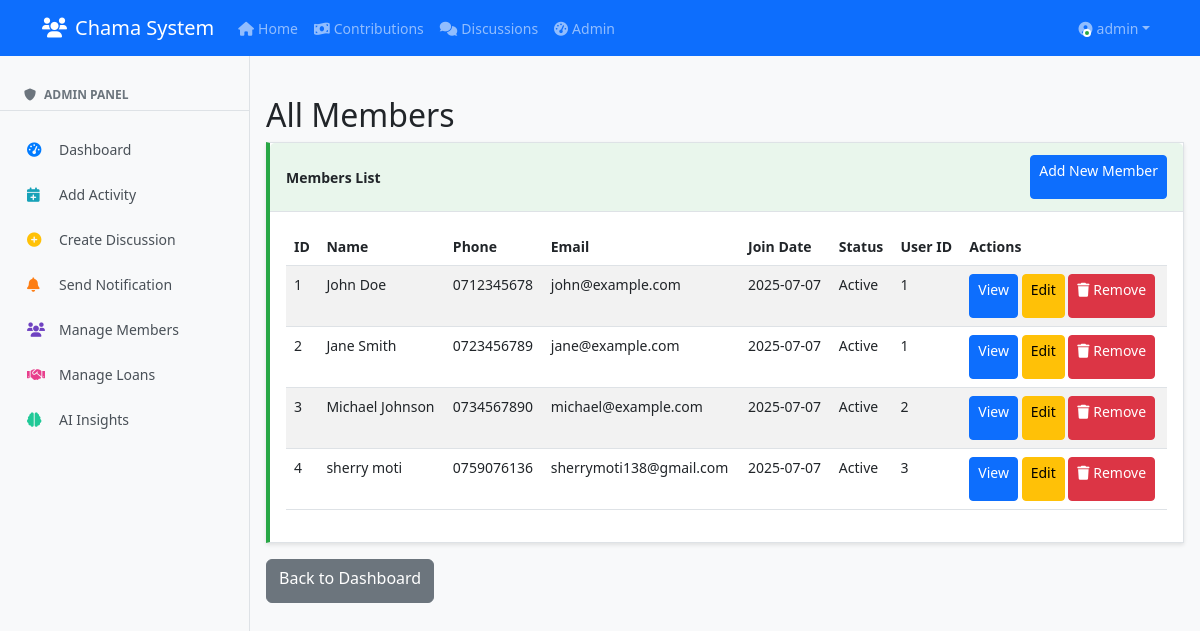
The app's page /admin/members (signed in), older data.
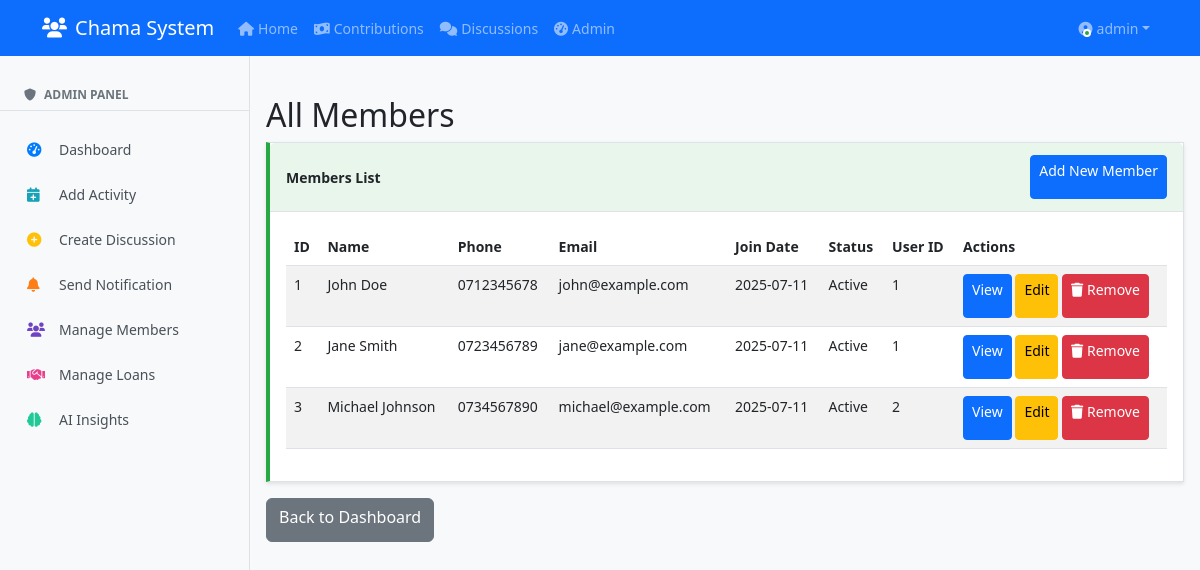
The same page, newer data.
### clean_app.py (models this page shows, shortened)
class User(db.Model, UserMixin):
    id = db.Column(db.Integer, primary_key=True)
    username = db.Column(db.String(80), unique=True, nullable=False)
    password = db.Column(db.String(200), nullable=False)
    is_admin = db.Column(db.Boolean, default=False)
    last_seen = db.Column(db.DateTime, default=datetime.utcnow)
    is_online = db.Column(db.Boolean, default=False)
    members = db.relationship('Member', backref='user', lazy=True)

class Member(db.Model):
    id = db.Column(db.Integer, primary_key=True)
    name = db.Column(db.String(100), nullable=False)
    phone = db.Column(db.String(20), nullable=False, unique=True)
    email = db.Column(db.String(100))
    join_date = db.Column(db.DateTime, default=datetime.utcnow)
    status = db.Column(db.String(20), default='Active')
    user_id = db.Column(db.Integer, db.ForeignKey('user.id'))

### clean_app.py (the view)
@app.route('/admin/members')
@login_required
@admin_required
def admin_members():
    members = Member.query.all()
    return render_template('admin/members.html', members=members)

### clean_app.py (called while the page is built)
@login_manager.user_loader
def load_user(user_id):
    return User.query.get(int(user_id))

def admin_required(f):
    @wraps(f)
    def decorated_function(*args, **kwargs):
        if not current_user.is_admin:
            abort(403)
        return f(*args, **kwargs)
    return decorated_function

### templates/admin/members.html
{% extends "base.html" %}
{% block content %}
<h2>All Members</h2>
<div class="card">
    <div class="card-header d-flex justify-content-between align-items-center">
        <span>Members List</span>
        <a href="{{ url_for('add_member') }}" class="btn btn-primary btn-sm">Add New Member</a>
    </div>
    <div class="card-body">
        <table class="table table-striped">
            <thead>
                <tr>
                    <th>ID</th>
                    <th>Name</th>
                    <th>Phone</th>
                    <th>Email</th>
                    <th>Join Date</th>
                    <th>Status</th>
                    <th>User ID</th>
                    <th>Actions</th>
                </tr>
            </thead>
            <tbody>
                {% for member in members %}
                <tr>
                    <td>{{ member.id }}</td>
                    <td>{{ member.name }}</td>
                    <td>{{ member.phone }}</td>
                    <td>{{ member.email }}</td>
                    <td>{{ member.join_date.strftime('%Y-%m-%d') }}</td>
                    <td>{{ member.status }}</td>
                    <td>{{ member.user_id }}</td>
                    <td>
                        <a href="#" class="btn btn-sm btn-primary">View</a>
                        <a href="#" class="btn btn-sm btn-warning">Edit</a>
                        <a href="{{ url_for('remove_member', member_id=member.id) }}"
                           class="btn btn-sm btn-danger"
                           onclick="return confirm('Are you sure you want to remove {{ member.name }} from the chama? Their user account will be preserved.')">
                            <i class="fas fa-trash"></i> Remove
                        </a>
                    </td>
                </tr>
                {% else %}
                <tr>
                    <td colspan="8" class="text-center">No members found</td>
                </tr>
                {% endfor %}
            </tbody>
        </table>
    </div>
</div>
<div class="mt-3">
    <a href="{{ url_for('admin_dashboard') }}" class="btn btn-secondary">Back to Dashboard</a>
</div>
{% endblock %}

### templates/base.html (shortened to what this page needs)
<!DOCTYPE html>
<html lang="en">
<head>
    <link href="https://cdn.jsdelivr.net/npm/bootstrap@5.3.0-alpha1/dist/css/bootstrap.min.css" rel="stylesheet">
    <link rel="stylesheet" href="https://cdnjs.cloudflare.com/ajax/libs/font-awesome/6.0.0/css/all.min.css">
</head>
<body>
    {% include 'navbar.html' %}
    {% if current_user.is_authenticated %}
    <div class="sidebar" id="sidebar">
        {% if current_user.is_admin %}
        <div class="sidebar-header">
            <h6><i class="fas fa-shield-alt me-2"></i>Admin Panel</h6>
        </div>
        <nav class="sidebar-nav">
            <a href="{{ url_for('admin_dashboard') }}" class="sidebar-link {% if request.endpoint == 'admin_dashboard' %}active{% endif %}">
                <i class="fas fa-tachometer-alt"></i>
                <span>Dashboard</span>
            </a>
            <a href="{{ url_for('add_activity') }}" class="sidebar-link">
                <i class="fas fa-calendar-plus"></i>
                <span>Add Activity</span>
            </a>
            <a href="{{ url_for('create_discussion') }}" class="sidebar-link">
                <i class="fas fa-plus-circle"></i>
                <span>Create Discussion</span>
            </a>
            <a href="{{ url_for('send_notification') }}" class="sidebar-link">
                <i class="fas fa-bell"></i>
                <span>Send Notification</span>
            </a>
            <a href="{{ url_for('admin_members') }}" class="sidebar-link">
                <i class="fas fa-users"></i>
                <span>Manage Members</span>
            </a>
            <a href="{{ url_for('admin_loan_requests') }}" class="sidebar-link">
                <i class="fas fa-handshake"></i>
                <span>Manage Loans</span>
            </a>
            <a href="{{ url_for('admin_ai_insights') }}" class="sidebar-link">
                <i class="fas fa-brain"></i>
                <span>AI Insights</span>
            </a>
        </nav>
        {% endif %}
    </div>
    {% endif %}
    <div class="main-content {% if current_user.is_authenticated %}with-sidebar{% endif %}">
        <div class="container-fluid px-2 px-md-3">
            {% block content %}{% endblock %}
        </div>
    </div>
</body>
</html>

### templates/navbar.html (shortened to what this page needs)
<nav class="navbar navbar-expand-lg navbar-dark bg-primary">
    <div class="container">
        <a class="navbar-brand" href="{{ url_for('index') }}">
            <i class="fas fa-users me-2"></i>Chama System
        </a>
        <div class="collapse navbar-collapse" id="navbarNav">
            {% if current_user.is_authenticated %}
            <ul class="navbar-nav me-auto">
                <li class="nav-item">
                    <a class="nav-link {% if request.path == url_for('index') %}active{% endif %}" href="{{ url_for('index') }}">
                        <i class="fas fa-home me-1"></i>Home
                    </a>
                </li>
                <li class="nav-item">
                    <a class="nav-link {% if request.path == url_for('contributions') %}active{% endif %}" href="{{ url_for('contributions') }}">
                        <i class="fas fa-money-bill-wave me-1"></i>Contributions
                    </a>
                </li>
                <li class="nav-item">
                    <a class="nav-link {% if request.path == url_for('discussions') %}active{% endif %}" href="{{ url_for('discussions') }}">
                        <i class="fas fa-comments me-1"></i>Discussions
                    </a>
                </li>
                {% if current_user.is_admin %}
                <li class="nav-item">
                    <a class="nav-link {% if request.path == url_for('admin_dashboard') %}active{% endif %}" href="{{ url_for('admin_dashboard') }}">
                        <i class="fas fa-tachometer-alt me-1"></i>Admin
                    </a>
                </li>
                {% endif %}
            </ul>
            <ul class="navbar-nav">
                <li class="nav-item dropdown">
                    <a class="nav-link dropdown-toggle user-dropdown" href="#" id="navbarDropdown" role="button"
                       data-bs-toggle="dropdown" aria-expanded="false">
                        <div class="user-avatar">
                            <span class="online-dot"></span>
                        </div>
                        <span class="ms-1">{{ current_user.username }}</span>
                    </a>
                </li>
            </ul>
            {% endif %}
        </div>
    </div>
</nav>

### templates/base.html (style rules this page uses)
body { background-color: #f8f9fa; font-size: 14px; }
.navbar { margin-bottom: 20px; }
.sidebar { position: fixed; top: 56px; left: 0; width: 250px; height: calc(100vh - 56px); background: #f8f9fa; border-right: 1px solid #dee2e6; z-index: 1000; overflow-y: auto; padding: 1rem 0; }
.sidebar-header { padding: 1rem 1.5rem 0.5rem; border-bottom: 1px solid #dee2e6; margin-bottom: 0.5rem; }
.sidebar-header h6 { color: #6c757d; font-size: 0.75rem; text-transform: uppercase; font-weight: 600; margin: 0; }
.sidebar-nav { padding: 0.5rem 0; }
.sidebar-link { display: flex; align-items: center; padding: 0.75rem 1.5rem; color: #495057; text-decoration: none; transition: all 0.2s ease; border-left: 3px solid transparent; }
.sidebar-link i { width: 20px; margin-right: 0.75rem; font-size: 0.9rem; }
.sidebar-link .fa-tachometer-alt { color: #007bff; }
.sidebar-link .fa-calendar-plus { color: #17a2b8; }
.sidebar-link .fa-plus-circle { color: #ffc107; }
.sidebar-link .fa-bell { color: #fd7e14; }
.sidebar-link .fa-users { color: #6f42c1; }
.sidebar-link .fa-handshake { color: #e83e8c; }
.sidebar-link .fa-brain { color: #20c997; }
.main-content { margin-left: 0; padding-top: 20px; }
.main-content.with-sidebar { margin-left: 250px; }
.btn, .form-control, .form-select { min-height: 44px; }
.card { border-radius: 0 !important; border: 1px solid #dee2e6; margin-bottom: 1rem; box-shadow: 0 2px 4px rgba(0,0,0,0.1); }
.card:nth-child(2) { border-left: 4px solid #28a745; }
.card-body { padding: 1rem; }
.card-header { padding: 0.75rem 1rem; background-color: #f8f9fa; border-bottom: 1px solid #dee2e6; font-weight: 600; }
.card-header:nth-child(1) { background-color: rgba(0,123,255,0.1); }
.card:nth-child(2) .card-header { background-color: rgba(40,167,69,0.1); }

### templates/navbar.html (style rules this page uses)
.user-dropdown { display: flex; align-items: center; }
.user-avatar { position: relative; display: inline-block; }
.online-dot { position: absolute; bottom: 2px; right: 2px; width: 8px; height: 8px; background-color: #28a745; border: 2px solid white; border-radius: 50%; animation: pulse-dot 2s infinite; }

Row changes from the older to the newer data that the page shows:
removed Member: id "4", name "sherry moti", phone "0759076136", email "sherrymoti138@gmail.com", join_date "2025-07-07", status "Active", user_id "3"
changed Member "John Doe": join_date "2025-07-07" → "2025-07-11"
changed Member "Jane Smith": join_date "2025-07-07" → "2025-07-11"
changed Member "Michael Johnson": join_date "2025-07-07" → "2025-07-11"
